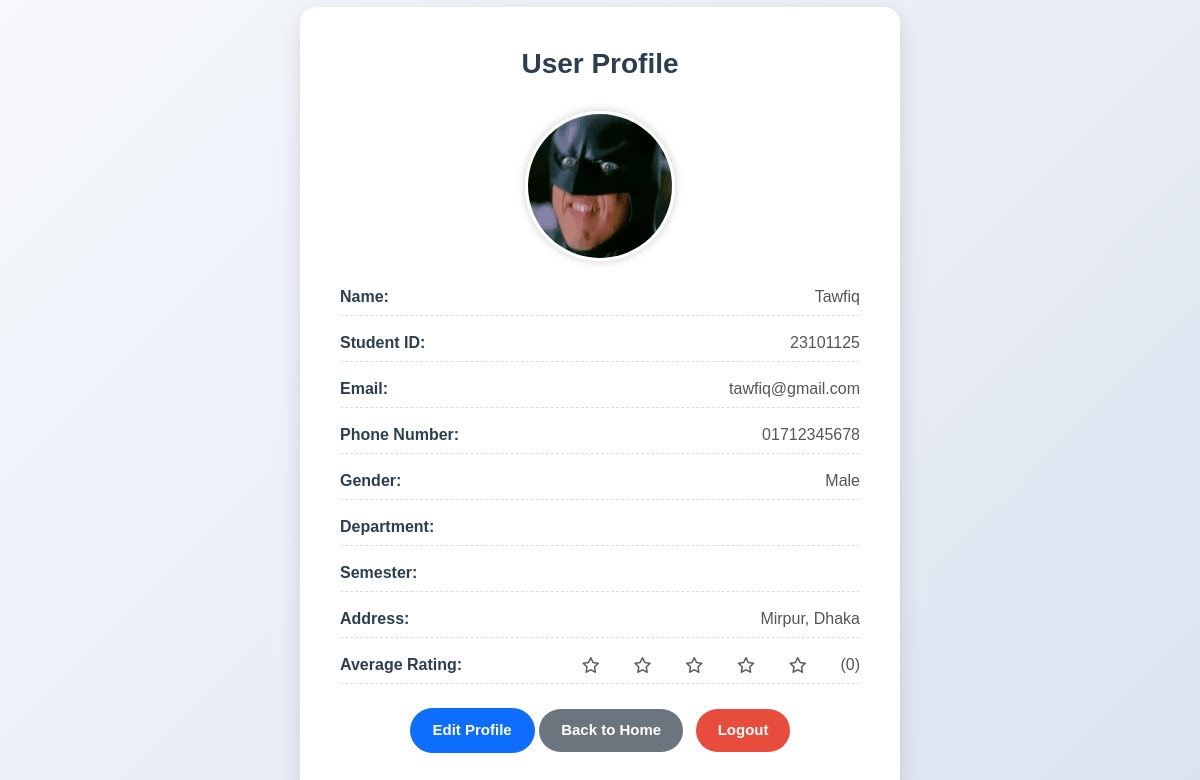
The app's page /backend/profile.php (signed in) with its own data.
### tables this page shows
CREATE TABLE User (
    Student_ID VARCHAR(20) PRIMARY KEY,
    Name VARCHAR(100) NOT NULL,
    Gsuite_Email VARCHAR(100) UNIQUE NOT NULL,
    Scanned_ID VARCHAR(255),
    Semester VARCHAR(20),
    Department VARCHAR(50),
    Thana VARCHAR(50),
    Phone_Number VARCHAR(15),  
    Password VARCHAR(100) NOT NULL,
    Address VARCHAR(255),      
    Gender VARCHAR(10),        
    Profile_Pic VARCHAR(255),  
    UserStatus VARCHAR(30) NULL DEFAULT 'Available'  
);

### backend/profile.php (the view, shortened to what this page needs)
<?php
include 'db_connection.php';
$student_id = $_SESSION["User_ID"];
$sql = "SELECT * FROM User WHERE Student_ID = ?";
$stmt = $conn->prepare($sql);
$stmt->bind_param("s", $student_id);
$stmt->execute();
$result = $stmt->get_result();
if ($result->num_rows === 1){
    $user = $result->fetch_assoc();
    $profilePic = !empty($user['Profile_Pic'])
                  ? htmlspecialchars($user['Profile_Pic'])
                  : 'assets/default_profile.png';
}
else{
    echo "User not found.";
    exit();
}
$sql_rating = "SELECT AVG(Rating_Score) AS Average_Rating
               FROM Trip_Member_Ratings
               WHERE Rated_ID = ?";
$stmt_rating = $conn->prepare($sql_rating);
$stmt_rating->bind_param("s", $student_id);
$stmt_rating->execute();
$result_rating = $stmt_rating->get_result();
$average_rating = $result_rating->fetch_assoc()['Average_Rating'] ?? 0;
function displayStars($rating){
    $stars = '';
    $fullStars = floor($rating);
    $halfStar = ($rating - $fullStars >= 0.5) ? 1 : 0;
    $emptyStars = 5 - $fullStars - $halfStar;
    for ($i = 0; $i < $fullStars; $i++)
        $stars .= '<i class="fa-solid fa-star text-warning"></i>';
    for ($i = 0; $i < $emptyStars; $i++)
        $stars .= '<i class="fa-regular fa-star text-muted"></i>';
    return $stars;
}
?>
<!DOCTYPE html>
<html lang="en">
<head>
  <link href="https://cdn.jsdelivr.net/npm/bootstrap@5.3.5/dist/css/bootstrap.min.css" rel="stylesheet">
  <link rel="stylesheet" href="https://cdnjs.cloudflare.com/ajax/libs/font-awesome/6.5.0/css/all.min.css">
  <link rel="stylesheet" href="css/profile_style.css">
</head>
<body>
  <div class="profile-card">
    <h3 class="profile-title">User Profile</h3>
    <div class="profile-info">
      <div class="text-center mb-4">
        <img src="<?= $profilePic ?>" alt="Profile Picture" class="rounded-circle" width="150" height="150" style="object-fit: cover;">
      </div>
      <p><strong>Name:</strong> <?= htmlspecialchars($user['Name']) ?></p>
      <p><strong>Student ID:</strong> <?= htmlspecialchars($user['Student_ID']) ?></p>
      <p><strong>Email:</strong> <?= htmlspecialchars($user['Gsuite_Email']) ?></p>
      <p><strong>Phone Number:</strong> <?= htmlspecialchars($user['Phone_Number']) ?></p>
      <p><strong>Gender:</strong> <?= htmlspecialchars($user['Gender']) ?></p>
      <p><strong>Department:</strong> <?= htmlspecialchars($user['Department']) ?></p>
      <p><strong>Semester:</strong> <?= htmlspecialchars($user['Semester']) ?></p>
      <p><strong>Address:</strong> <?= htmlspecialchars($user['Address']) ?></p>
      <p><strong>Average Rating:</strong> <?= displayStars($average_rating) ?> (<?= round($average_rating, 1) ?>)</p>
    </div>
    <div class="text-center mt-4">
      <a href="edit_profile.php" class="btn btn-primary">Edit Profile</a>
      <a href="landing_page.php" class="btn btn-secondary me-2">Back to Home</a>
      <a href="logout.php" class="btn btn-danger">Logout</a>
    </div>
  </div>
</body>
</html>

### backend/css/profile_style.css (style rules this page uses)
body { font-family: "Montserrat", sans-serif; background: linear-gradient(135deg, #f6f8fc, #dce3f0); margin: 0; padding: 0; min-height: 100vh; display: flex; align-items: center; justify-content: center; }
.profile-card { background: #ffffff; border-radius: 16px; width: 100%; max-width: 600px; padding: 40px; box-shadow: 0 8px 25px rgba(0, 0, 0, 0.12); transition: all 0.3s ease; animation: fadeInUp 0.6s ease; }
.profile-title { font-weight: 700; font-size: 28px; text-align: center; margin-bottom: 30px; color: #2c3e50; }
.profile-info p { margin-bottom: 15px; font-size: 16px; color: #555; display: flex; justify-content: space-between; align-items: center; border-bottom: 1px dashed #ddd; padding-bottom: 6px; }
.profile-info p strong { color: #2c3e50; flex-basis: 40%; }
.btn { padding: 10px 22px; border-radius: 30px; font-weight: 600; font-size: 15px; transition: all 0.3s ease; }
.btn-secondary { background-color: #6c757d; color: white; border: none; }
.btn-danger { background-color: #e74c3c; color: white; border: none; }
.profile-card img { border: 3px solid #fff; box-shadow: 0 0 10px rgba(0,0,0,0.2); }

### records on screen
user: Name "Tawfiq", Student_ID "23101125", Gsuite_Email "tawfiq@gmail.com", Phone_Number "01712345678", Gender "Male", Address "Mirpur, Dhaka"

### other values on screen
$average_rating "0"
